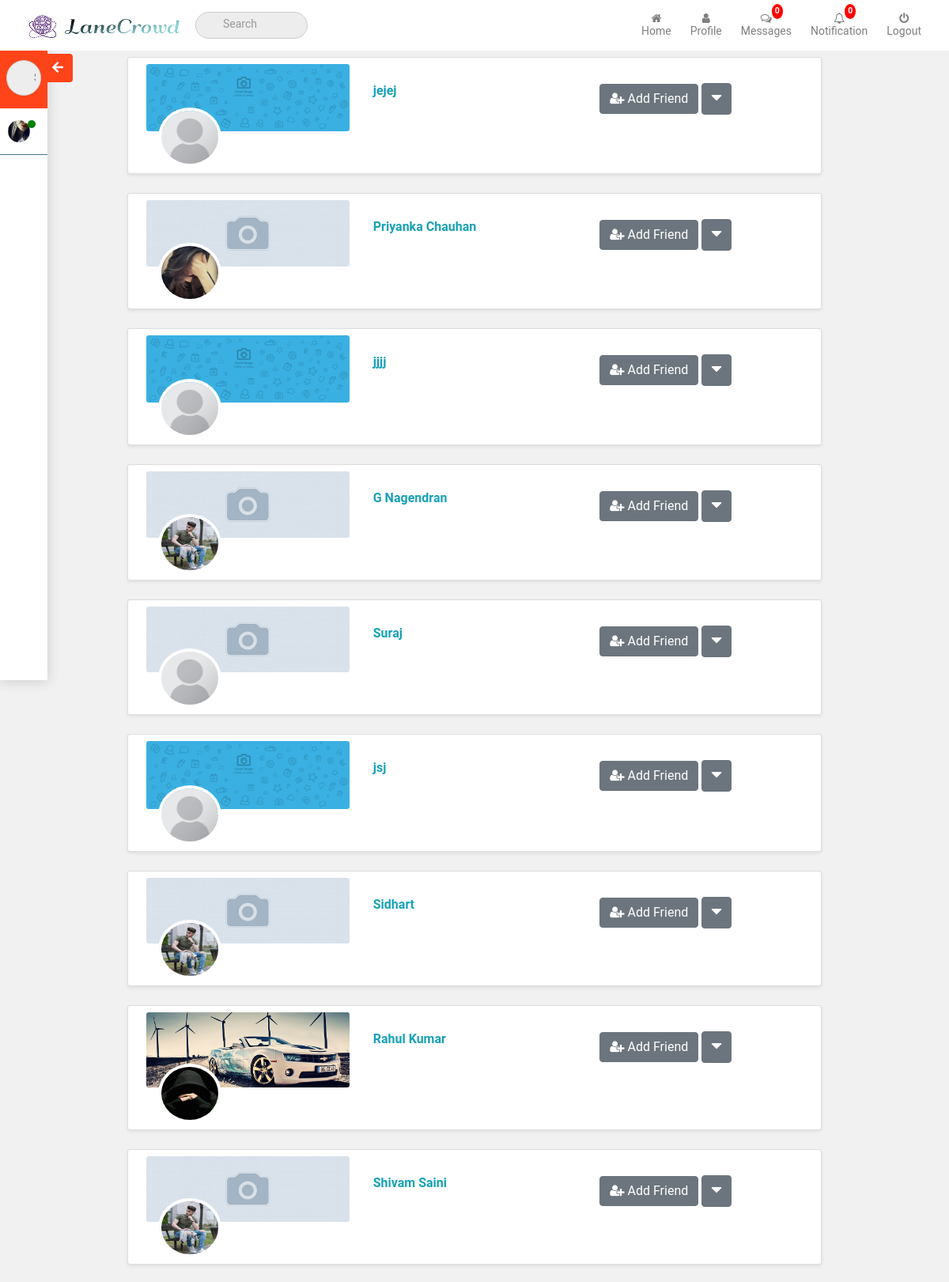
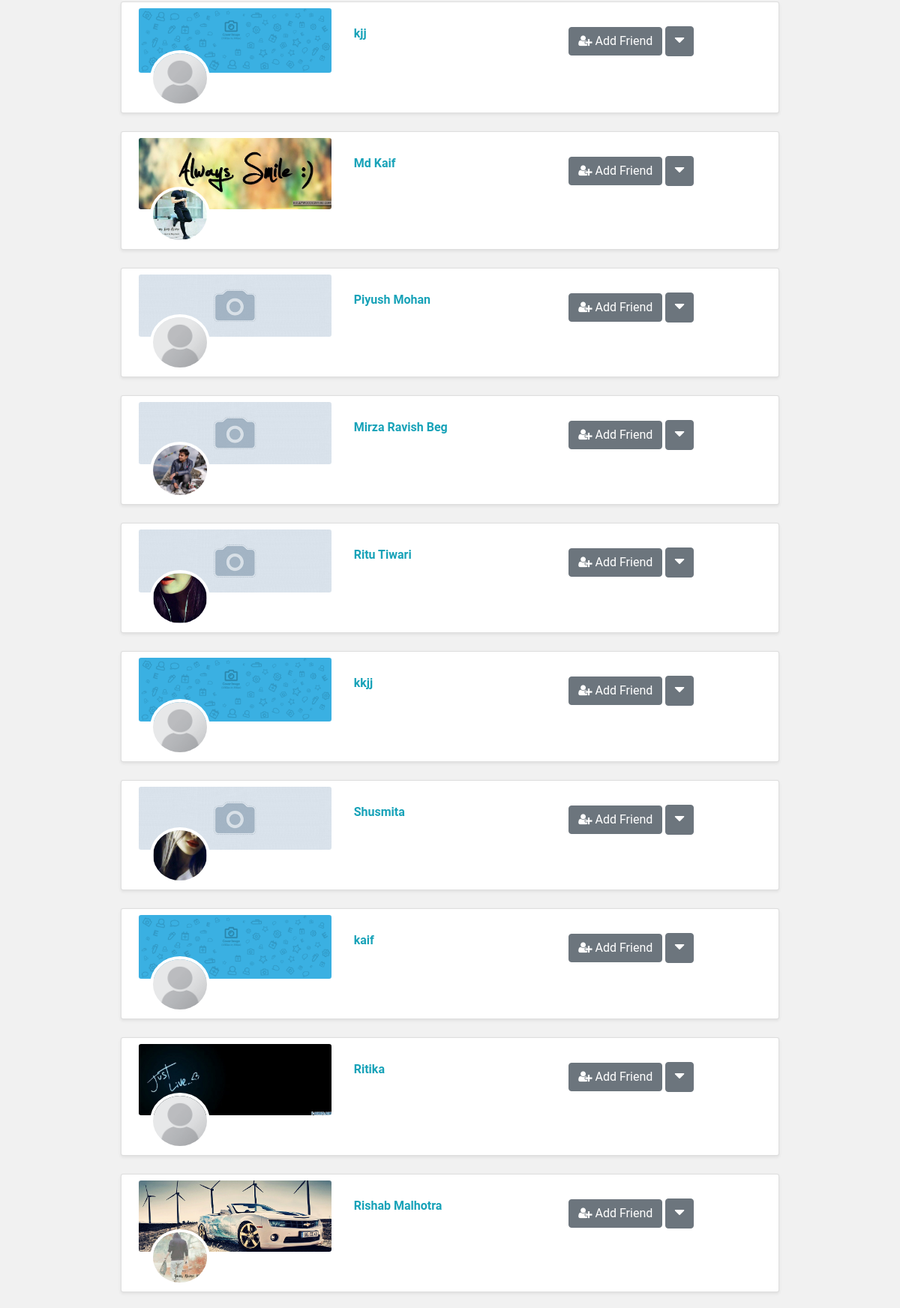
The app's page /index.php/test/People (upper part) with its own data (2 pictures, top to bottom).
### tables this page shows
CREATE TABLE `users` (
  `user_id` int(11) NOT NULL,
  `email` varchar(255) DEFAULT NULL,
  `phone` varchar(255) DEFAULT NULL,
  `password` varchar(255) NOT NULL,
  `full_name` varchar(255) NOT NULL,
  `bio_graphy` text,
  `profile_picture` varchar(155) DEFAULT NULL,
  `cover_photo` varchar(150) DEFAULT 'default-cover.gif',
  `status` int(20) NOT NULL DEFAULT '0' COMMENT '0=registered;1=activated;2=deactivated',
  `login_Status` int(11) NOT NULL DEFAULT '0' COMMENT '0: Online, 1: Offline',
  `signup_time` timestamp NOT NULL DEFAULT CURRENT_TIMESTAMP,
  `date_of_birth` varchar(1000) NOT NULL
);

### application/controllers/Test.php (called while the page is built, shortened)
<?php
class Test extends MY_Controller {
	function __construct(){
		$this->load->model('TestModel','Test');
				$this->load->model('FriendsModel','FRND');
	}
	public function People(){
		$session=$this->session->userdata('logged_in');
		$id=$session[0]->user_id;
		$data['People']=$this->Test->getRandomUser($id);
		$this->load->view('web/template/header');
		$this->load->view('web/people',$data);
		$this->load->view('web/template/footer');
	}
}
?>

### index.php (called while the page is built, shortened)
<?php
require_once BASEPATH.'core/CodeIgniter.php';

### application/models/TestModel.php (called while the page is built, shortened)
<?php
	class TestModel extends CI_Model{
		public function getRandomUser($id){
    		$FrdsArr=$this->getMyFriends($id);
			if(count($FrdsArr)>0) {
				foreach ($FrdsArr as $each) {
					$friends[]=$each->user_id;
				}
				array_push($friends,$id);
				$ids = join("','",$friends);
				$sql = "SELECT * FROM users  WHERE user_id NOT IN ('$ids') order by rand() ";
			}else{
				$sql = "SELECT * FROM users  WHERE user_id NOT IN ('$id') order by rand() ";
			}
			return $this->db->query($sql)->result();
		}
		public function getMyFriends($myId){
			$result=$this->db->query("select * from friends_ join users on users.user_id=friends_.user_id where friends_.friend_id='$myId'")->result();
    		$result_=$this->db->query("select * from friends_ join users on users.user_id=friends_.friend_id where friends_.user_id='$myId'")->result();
    		$myFriends=array_merge($result_,$result);
			return $myFriends;
		}
	}
?>

### application/views/web/people.php (the view, shortened to what this page needs)
<link href="https://cdn.jsdelivr.net/npm/select2@4.0.12/dist/css/select2.min.css" rel="stylesheet" />
<div class="container mt-5">
  <div class="row">
    <?php
            foreach($People as $ppl){
                ?>
                    <div class="container mt-4">
                            <div class="row profile-info-div shadow-sm p-2 w-75 m-auto">
                                <div class="col-sm-4">
                                    <div>
                                        <img src="<?=base_url()?>assets/img/Cover_Photo/<?=$ppl->cover_photo?>"  class="rounded-sm img-fluid" onerror="this.src='<?=base_url()?>assets/img/Cover_Photo/default.jpg';">
                                    </div>
                                    <img src="<?=base_url()?>assets/img/Profile_Pic/<?=$ppl->profile_picture?>" onerror="this.src='<?=base_url()?>assets/img/Profile_Pic/default.png';" class="rounded-circle img-fluid people-profile">
                                </div>
                                <div class="col-sm-4">
                                    <a href="#"><h6 class="font-weight-bold text-info mt-4"><?=$ppl->full_name?></h6></a>
                                </div>
                                <div class="col-sm-4">
                                    <button type="button" class="btn btn-secondary mt-4" id="add"><i class="fa fa-user-plus"></i> Add Friend </button>
                                    <button type="button" class="btn btn-secondary mt-4" id="option"><i class="fa fa-caret-down" style="font-size:22px"></i></span></button>
                                </div>
                            </div>
                        </div>
                <?php
            }
    ?>

### application/views/web/template/header.php (shortened to what this page needs)
  <!DOCTYPE html>
<html lang="en">
<head>
    <link rel="stylesheet" href="//maxcdn.bootstrapcdn.com/bootstrap/4.4.1/css/bootstrap.min.css">
    <link rel="stylesheet" type="text/css" href="//cdnjs.cloudflare.com/ajax/libs/font-awesome/5.11.2/css/all.min.css">
    <link rel="stylesheet" type="text/css" href="//cdnjs.cloudflare.com/ajax/libs/font-awesome/5.11.2/css/all.css">
    <link rel="stylesheet" type="text/css" href="//stackpath.bootstrapcdn.com/font-awesome/4.7.0/css/font-awesome.min.css">
    <link rel="stylesheet" type="text/css" href="//cdnjs.cloudflare.com/ajax/libs/bootstrap-sweetalert/1.0.1/sweetalert.min.css">
    <link href="//cdn.jsdelivr.net/gh/gitbrent/bootstrap4-toggle@3.6.1/css/bootstrap4-toggle.min.css" rel="stylesheet">
  <link rel="stylesheet" type="text/css" href="//cdnjs.cloudflare.com/ajax/libs/emojionearea/3.4.1/emojionearea.css">
  <link href="//cdn.jsdelivr.net/npm/select2@4.0.12/dist/css/select2.min.css" rel="stylesheet" />
   <link rel="stylesheet" type="text/css" href="<?=base_url('assets/css/home.css')?>">
    <link rel="stylesheet" type="text/css" href="//onesignal.github.io/emoji-picker/lib/css/emoji.css">
</head>
<body>
  <?php
    $session=$this->session->userdata('logged_in');
    $user_Id=$session[0]->user_id;
    $notif=array("notify_to"=>$user_Id,"status_"=>0);
    $this->db->where($notif);
    $this->db->join('users','users.user_id=notifications_.notify_by');
    $myNotifications=$this->db->get('notifications_')->result();
    $this->db->join('users','users.user_id=messages_.sent_by');
    $notif=array("sent_to"=>$user_Id,"read_status "=>0);
    $this->db->where($notif);
    $myMessages=$this->db->get('messages_')->result();
  ?>
<section class="container-fluid bg-white fixed-top">
    <nav class="navbar navbar-expand-md navbar-light  container" >
        <a class="navbar-brand" href=<?=base_url('Home')?>><img src="<?=base_url()?>assets/img/logo.png" ></a>
        <div class="collapse navbar-collapse" id="navbarTogglerDemo02">
          <form class="form-inline my-2 my-lg-0" method="POST" action="<?=base_url()?>Test/searchResults">
              <input type="search" placeholder="Search" name="search-tag" id="search-frnd">
          </form>
          <ul class="navbar-nav ml-auto mt-2 mt-lg-0">
              <li class="nav-item home mr-3">
              <a class="nav-link p-1 text-center " href="<?=base_url('Home')?>"><span><i class="fa fa-home" aria-hidden="true"></i></span><div class="mt-n2">Home</div></a>
            </li>
              <li class="nav-item profile mr-3">
                <a class="nav-link p-1 text-center " href="<?=base_url('Profile')?>"><span><i class="fa fa-user" aria-hidden="true"></i></span><div class="mt-n2">Profile</div></a>
              </li>
          <li class="nav-item messenger mr-3">
            <a class="nav-link p-1 text-center " id="openMessage" href="javascript:void(0)"><span><i class="fa fa-comments-o" aria-hidden="true" title="Message"></i><span class="badge badge_rt_notify"><?=count($myMessages)?></span></span><div class="mt-n2">Messages</div></a>
          </li>
           <li class="nav-item notification mr-3">
            <a class="nav-link p-1 text-center"  id="notific" href="javascript:void(0)"><span><i class="fa fa-bell-o" aria-hidden="true" title="Notification"></i><span class="badge badge_rt_notify"><?=count($myNotifications)?></span></span><div class="mt-n2">Notification</div></a>
          </li>
          <li class="nav-item">
            <a class="nav-link p-1 text-center" href="<?=base_url('Login/logout')?>"><span><i class="fa fa-power-off" aria-hidden="true"></i></span><div class="mt-n2">Logout</div></a>
          </li>
          </ul>
        </div>
    </nav>
</section>

### application/views/web/template/footer.php (shortened to what this page needs)
        <link href="<?=base_url()?>assets/dist/demo.css" type="text/css" rel="stylesheet" />
        <link href="<?=base_url()?>assets/dist/jquery-slideshow.css" type="text/css" rel="stylesheet" />
        <link rel="stylesheet" type="text/css" href="https://cdnjs.cloudflare.com/ajax/libs/emojionearea/3.4.1/emojionearea.css">
        <nav id="sidebar" class="active">
            <div class="sidebar-header">
                   <button type="button" id="sidebarCollapse" class="float-right btn togle_icon text-white">
                        <i class="fas fa-arrow-left"></i>
                    </button>
                <form class="form-inline my-2">
              <input class="form-control w-100 searchFriend" type="search" placeholder="Search" >
            </form>
            </div>
            <ul class="list-unstyled components">
                <li>
                    <a href="#">
                        <span><img class="img slid_img rounded-circle" src="<?=base_url()?>assets/uploads/images/profile2.jpg?>" ><span class="online_icon"></span> </span>
                    </a>
                </li>
            </ul>
        </nav>
</body>
</html>

### application/views/web/template/header.php (style rules this page uses)
body { color: #444444 !important; line-height: 1.7; font-size: 14px !important; font-weight: 400 !important; background-color: #f1f1f1 !important; font-family: "Roboto", sans-serif ; }
@media only screen and (min-width: 1200px) { .container, .container-lg, .container-md, .container-sm, .container-xl { max-width: 1200px; } }
.badge { position: absolute; top: -3px; padding: 4px 4px; border-radius: 50%; background: red; color: white; }
input { outline: none; }
input[type=search] { -webkit-appearance: textfield; -webkit-box-sizing: content-box; font-family: inherit; font-size: 100%; }
input[type=search] { background: #ededed url(//static.tumblr.com/ftv85bp/MIXmud4tx/search-icon.png) no-repeat 9px center; border: solid 1px #ccc; padding: 3px 6px 5px 34px; width: 100px; -webkit-border-radius: 10em; -moz-border-radius: 10em; border-radius: 10em; -webkit-transition: all .5s; -moz-transition: all .5s; transition: all .5s; }

### application/views/web/people.php (style rules this page uses)
.people-profile { height: 75px; width: 80px; margin-top: -30px; margin-left: 15px; border: 4px solid white; position: relative; }
.profile-info-div { background-color:white; border:1px solid #80808042; border-radius:3px; }

### application/views/web/template/footer.php (style rules this page uses)
ul { padding: 0; }
ul > li { position: relative; list-style: none; display: block; transition: 0.5s all; }
ul > li:after { display: table; content: ''; clear: both; }
.components li { padding: 5px 0px ; text-align: left; }
.togle_icon { position: absolute; right: -32px; background: #ff441a; border: none; outline: none; box-shadow: none !important; }
.online_icon { background: green; width: 10px; height: 10px; position: absolute; border-radius: 50px; left: 35px; }
.slid_img { width: 28px; height: 28px; }
#sidebar { min-width: 225px; max-width: 225px; background: white; color: #fff; height: 100vh; transition: all 0.3s; position: fixed; top: 60px; box-shadow: 0px 1px 15px 0px rgba(51, 51, 51, 0.2); }
#sidebar.active { min-width: 60px; max-width: 60px; text-align: center; }
#sidebar ul li a { text-align: left; }
#sidebar.active ul li a { padding: 5px 10px; font-size: 0.85em; }
#sidebar .sidebar-header { padding: 8px; background: #ff441a; }
#sidebar ul.components { padding: 10px 0; border-bottom: 1px solid #47748b; }
#sidebar ul li a { padding: 5px 10px; font-size: 1.1em; }

### records on screen
users: cover_photo (placeholder picture), full_name "jejej"
users: profile_picture (picture), full_name "Priyanka Chauhan"
users: cover_photo (placeholder picture), full_name "jjjj"
users: profile_picture (picture), full_name "G Nagendran"
users: full_name "Suraj"
users: cover_photo (placeholder picture), full_name "jsj"
users: profile_picture (picture), full_name "Sidhart"
users: cover_photo (picture), profile_picture (picture), full_name "Rahul Kumar"
users: profile_picture (picture), full_name "Shivam Saini"
users: cover_photo (placeholder picture), full_name "kjj"
users: cover_photo (picture), profile_picture (picture), full_name "Md Kaif"
users: full_name "Piyush Mohan"
users: profile_picture (picture), full_name "Mirza Ravish Beg"
users: profile_picture (picture), full_name "Ritu Tiwari"
users: cover_photo (placeholder picture), full_name "kkjj"
users: profile_picture (picture), full_name "Shusmita"
users: cover_photo (placeholder picture), full_name "kaif"
users: cover_photo (picture), full_name "Ritika"
users: cover_photo (picture), profile_picture (picture), full_name "Rishab Malhotra"

### other values on screen
count($myMessages) "0"
count($myNotifications) "0"
